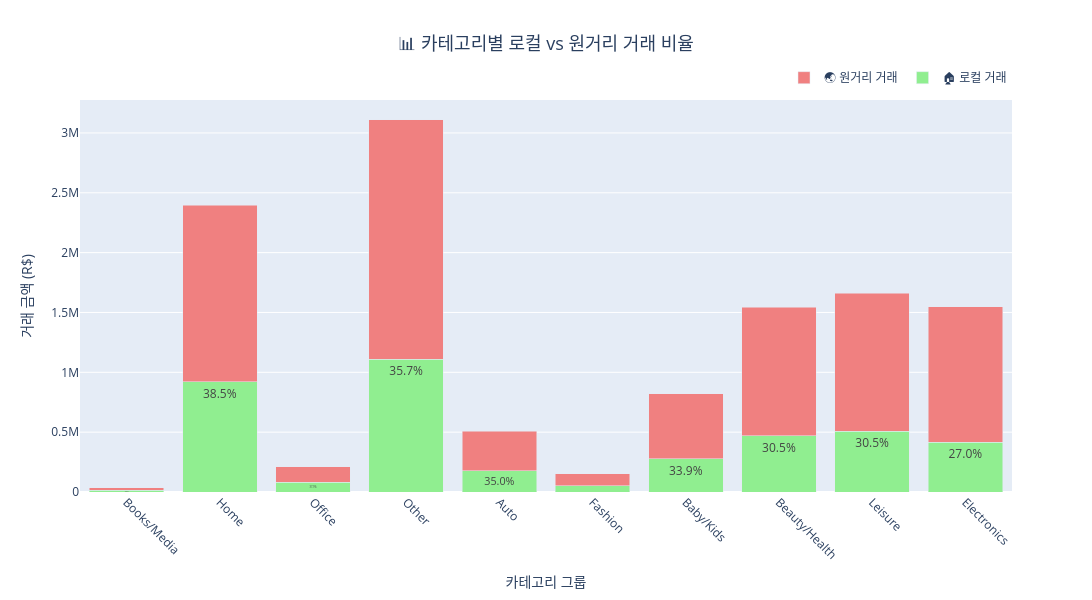

Notebook source saved alongside this figure:
### Markdown cell above
- 노드 크기 : 각 주 총 거래량 (크기 조정함)
- 엣지 : 판매자 -> 고객 거래 흐름
- 연결 밀도 : 지역간 상호작용 정도

### Code cell
# 5. 카테고리별 로컬 vs 원거리 비율
print("🎨 카테고리별 로컬 vs 원거리 거래 비율")

# 카테고리별 로컬/원거리 비율
category_trade_type = df_matching.groupby(['category_group', 'trade_type']).agg({
    'total_value': 'sum',
    'transaction_count': 'sum'
}).reset_index()

# 피벗 테이블로 변환
category_pivot = category_trade_type.pivot(index='category_group', columns='trade_type', values='total_value').fillna(0)
category_pivot['total'] = category_pivot.sum(axis=1)
category_pivot['local_ratio'] = (category_pivot['Local'] / category_pivot['total'] * 100).round(1)
category_pivot = category_pivot.sort_values('local_ratio', ascending=False)

# 스택 바차트
fig3 = go.Figure()

fig3.add_trace(go.Bar(
    x=category_pivot.index,
    y=category_pivot['Local'],
    name='🏠 로컬 거래',
    marker_color='lightgreen',
    text=[f"{ratio:.1f}%" for ratio in category_pivot['local_ratio']],
    textposition='inside'
))

fig3.add_trace(go.Bar(
    x=category_pivot.index,
    y=category_pivot['Cross-State'],
    name='🌏 원거리 거래',
    marker_color='lightcoral'
))

fig3.update_layout(
    title={
        'text': "📊 카테고리별 로컬 vs 원거리 거래 비율",
        'x': 0.5,
        'font': {'size': 18}
    },
    xaxis_title="카테고리 그룹",
    yaxis_title="거래 금액 (R$)",
    barmode='stack',
    xaxis_tickangle=45,
    width=1200,
    height=600,
    legend=dict(orientation="h", yanchor="bottom", y=1.02, xanchor="right", x=1)
)

fig3.show()

### Figure 1 — Plotly figure (JSON) as saved in the notebook; plotly's stock layout.template omitted (floating-point values rounded to 4 significant figures)
{"data": [{"marker": {"color": "lightgreen"}, "name": "🏠 로컬 거래", "text": ["44.8%", "38.5%", "37.9%", "35.7%", "35.0%", "34.1%", "33.9%", "30.5%", "30.5%", "27.0%"], "textposition": "inside", "type": "bar", "x": ["Books/Media", "Home", "Office", "Other", "Auto", "Fashion", "Baby/Kids", "Beauty/Health", "Leisure", "Electronics"], "y": [16420.0, 921800.0, 80290.0, 1110000.0, 178000.0, 51540.0, 279100.0, 470400.0, 505800.0, 417200.0]}, {"marker": {"color": "lightcoral"}, "name": "🌏 원거리 거래", "type": "bar", "x": ["Books/Media", "Home", "Office", "Other", "Auto", "Fashion", "Baby/Kids", "Beauty/Health", "Leisure", "Electronics"], "y": [20200.0, 1472000.0, 131300.0, 2001000.0, 330300.0, 99510.0, 543300.0, 1072000.0, 1154000.0, 1129000.0]}], "layout": {"barmode": "stack", "height": 600, "legend": {"orientation": "h", "x": 1, "xanchor": "right", "y": 1.02, "yanchor": "bottom"}, "title": {"font": {"size": 18}, "text": "📊 카테고리별 로컬 vs 원거리 거래 비율", "x": 0.5}, "width": 1200, "xaxis": {"tickangle": 45, "title": {"text": "카테고리 그룹"}}, "yaxis": {"title": {"text": "거래 금액 (R$)"}}}}
